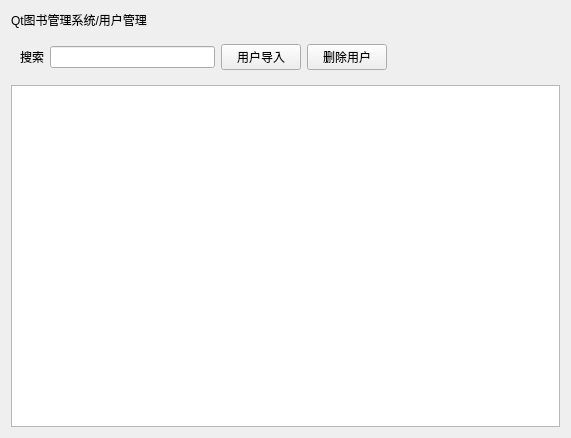
<?xml version="1.0" encoding="UTF-8"?>
<ui version="4.0">
 <class>Cell_UserMgr</class>
 <widget class="QWidget" name="Cell_UserMgr">
  <property name="geometry">
   <rect>
    <x>0</x>
    <y>0</y>
    <width>571</width>
    <height>438</height>
   </rect>
  </property>
  <property name="windowTitle">
   <string>Form</string>
  </property>
  <property name="name" stdset="0">
   <string>bg</string>
  </property>
  <layout class="QGridLayout" name="gridLayout_2">
   <item row="1" column="0">
    <widget class="QLabel" name="lb_title">
     <property name="text">
      <string>Qt图书管理系统/用户管理</string>
     </property>
     <property name="name" stdset="0">
      <string>title</string>
     </property>
    </widget>
   </item>
   <item row="3" column="0">
    <widget class="QTableView" name="tableView">
     <property name="name" stdset="0">
      <string>table</string>
     </property>
    </widget>
   </item>
   <item row="2" column="0">
    <widget class="QWidget" name="widget" native="true">
     <layout class="QGridLayout" name="gridLayout">
      <item row="1" column="2">
       <widget class="QPushButton" name="btn_import">
        <property name="text">
         <string>用户导入</string>
        </property>
        <property name="name" stdset="0">
         <string>btn</string>
        </property>
       </widget>
      </item>
      <item row="1" column="4">
       <spacer name="horizontalSpacer">
        <property name="orientation">
         <enum>Qt::Horizontal</enum>
        </property>
        <property name="sizeHint" stdset="0">
         <size>
          <width>40</width>
          <height>20</height>
         </size>
        </property>
       </spacer>
      </item>
      <item row="1" column="1">
       <widget class="QLineEdit" name="le_search">
        <property name="name" stdset="0">
         <string>le</string>
        </property>
       </widget>
      </item>
      <item row="1" column="0">
       <widget class="QLabel" name="label">
        <property name="text">
         <string>搜索</string>
        </property>
        <property name="alignment">
         <set>Qt::AlignRight|Qt::AlignTrailing|Qt::AlignVCenter</set>
        </property>
        <property name="name" stdset="0">
         <string>lb</string>
        </property>
       </widget>
      </item>
      <item row="1" column="3">
       <widget class="QPushButton" name="btn_del">
        <property name="text">
         <string>删除用户</string>
        </property>
        <property name="name" stdset="0">
         <string>btn</string>
        </property>
       </widget>
      </item>
     </layout>
    </widget>
   </item>
  </layout>
 </widget>
 <resources/>
 <connections/>
</ui>
